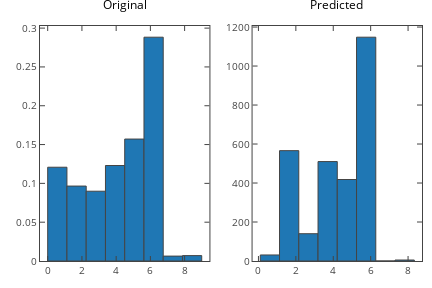

Notebook code for this chart:
### Markdown cell above
Plot Results

### Code cell
import matplotlib.pyplot as plt
    from plotly.offline import download_plotlyjs, init_notebook_mode, iplot
    from plotly.tools import mpl_to_plotly
    
    init_notebook_mode(connected=True)
    
    fig, axes = plt.subplots(nrows=1, ncols=2)
    ax0, ax1 = axes.flatten()
    ax0.hist(y_test, 8, density=True, histtype='bar')
    ax0.set_title('Original')

    ax1.hist(y_pred, 8)
    ax1.set_title('Predicted')

    fig.tight_layout()
    plotly_fig = mpl_to_plotly( fig )
    iplot(plotly_fig, filename='mpl-basic-histogram')

### Figure 1 — Plotly figure (JSON) as saved in the notebook; plotly's stock layout.template omitted (floating-point values rounded to 4 significant figures)
{"data": [{"marker": {"color": "#1F77B4", "line": {"width": 1}}, "opacity": 1, "orientation": "v", "type": "bar", "uid": "6fe71d67-7be0-4a41-a4b6-ce77b340e1a3", "x": [0.5625, 1.688, 2.812, 3.938, 5.062, 6.188, 7.312, 8.438], "xaxis": "x", "y": [0.1208, 0.09652, 0.0899, 0.123, 0.1571, 0.2883, 0.006309, 0.00694], "yaxis": "y"}, {"marker": {"color": "#1F77B4", "line": {"width": 1}}, "opacity": 1, "orientation": "v", "type": "bar", "uid": "1e5f3cdd-8ddd-43cd-a526-40b34bd92077", "x": [0.6123, 1.642, 2.671, 3.701, 4.73, 5.76, 6.789, 7.819], "xaxis": "x2", "y": [31, 566, 140, 510, 418, 1148, 0, 5], "yaxis": "y2"}], "layout": {"annotations": [{"font": {"color": "#000000", "size": 12}, "showarrow": false, "text": "Original", "x": 0.2214, "xanchor": "center", "xref": "paper", "y": 1.048, "yanchor": "bottom", "yref": "paper"}, {"font": {"color": "#000000", "size": 12}, "showarrow": false, "text": "Predicted", "x": 0.7766, "xanchor": "center", "xref": "paper", "y": 1.048, "yanchor": "bottom", "yref": "paper"}], "autosize": false, "bargap": 4.441e-16, "height": 288, "hovermode": "closest", "margin": {"b": 27, "l": 40, "pad": 0, "r": 10, "t": 26}, "showlegend": false, "width": 432, "xaxis": {"anchor": "y", "domain": [0, 0.4435], "mirror": "ticks", "nticks": 7, "range": [-0.45, 9.45], "showgrid": false, "showline": true, "side": "bottom", "tickfont": {"size": 10}, "ticks": "inside", "type": "linear", "zeroline": false}, "xaxis2": {"anchor": "y2", "domain": [0.5565, 1], "mirror": "ticks", "nticks": 7, "range": [-0.3142, 8.745], "showgrid": false, "showline": true, "side": "bottom", "tickfont": {"size": 10}, "ticks": "inside", "type": "linear", "zeroline": false}, "yaxis": {"anchor": "x", "domain": [0, 1], "mirror": "ticks", "nticks": 8, "range": [0, 0.3027], "showgrid": false, "showline": true, "side": "left", "tickfont": {"size": 10}, "ticks": "inside", "type": "linear", "zeroline": false}, "yaxis2": {"anchor": "x2", "domain": [0, 1], "mirror": "ticks", "nticks": 8, "range": [0, 1205.0], "showgrid": false, "showline": true, "side": "left", "tickfont": {"size": 10}, "ticks": "inside", "type": "linear", "zeroline": false}}}
